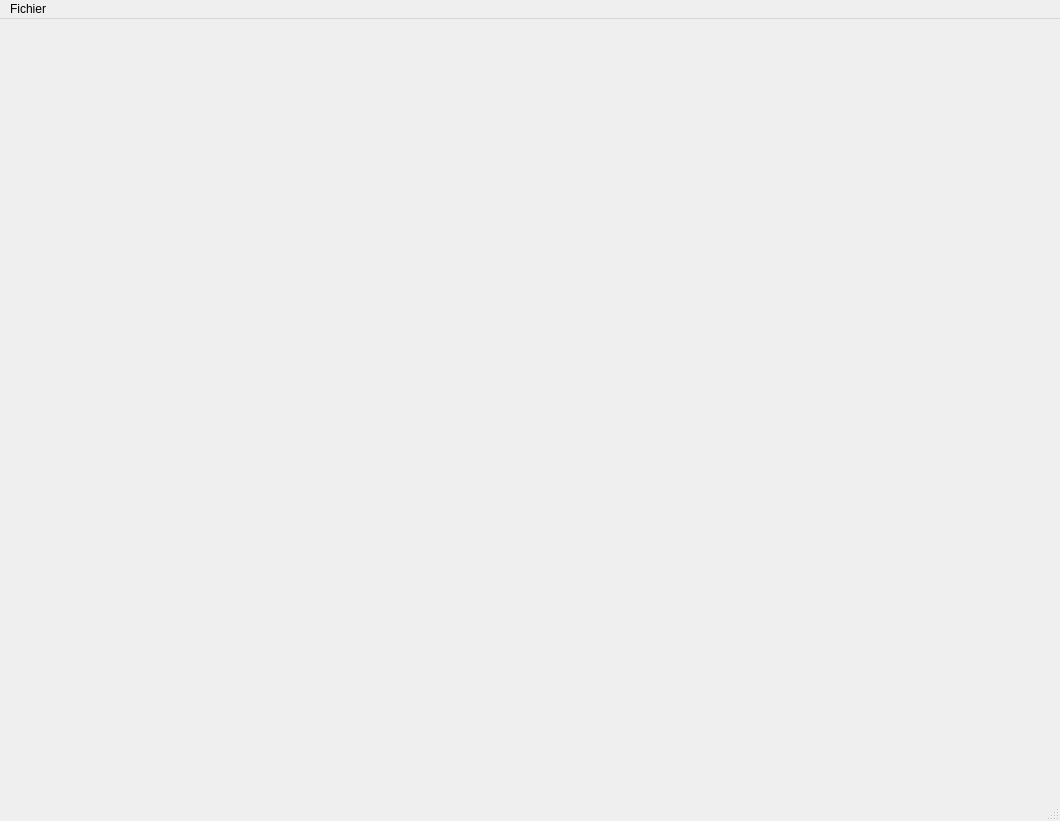
<?xml version="1.0" encoding="UTF-8"?>
<ui version="4.0">
 <class>MenuPrincipal</class>
 <widget class="QMainWindow" name="MenuPrincipal">
  <property name="geometry">
   <rect>
    <x>0</x>
    <y>0</y>
    <width>1060</width>
    <height>821</height>
   </rect>
  </property>
  <property name="mouseTracking">
   <bool>true</bool>
  </property>
  <property name="windowTitle">
   <string>Jeu de Société</string>
  </property>
  <property name="layoutDirection">
   <enum>Qt::LeftToRight</enum>
  </property>
  <property name="autoFillBackground">
   <bool>true</bool>
  </property>
  <property name="animated">
   <bool>true</bool>
  </property>
  <property name="documentMode">
   <bool>true</bool>
  </property>
  <widget class="QWidget" name="centralwidget"/>
  <widget class="QMenuBar" name="menubar">
   <property name="geometry">
    <rect>
     <x>0</x>
     <y>0</y>
     <width>1060</width>
     <height>21</height>
    </rect>
   </property>
   <widget class="QMenu" name="menuFichier">
    <property name="title">
     <string>Fichier</string>
    </property>
    <addaction name="separator"/>
   </widget>
   <addaction name="menuFichier"/>
  </widget>
  <widget class="QStatusBar" name="statusbar"/>
 </widget>
 <resources/>
 <connections/>
</ui>
